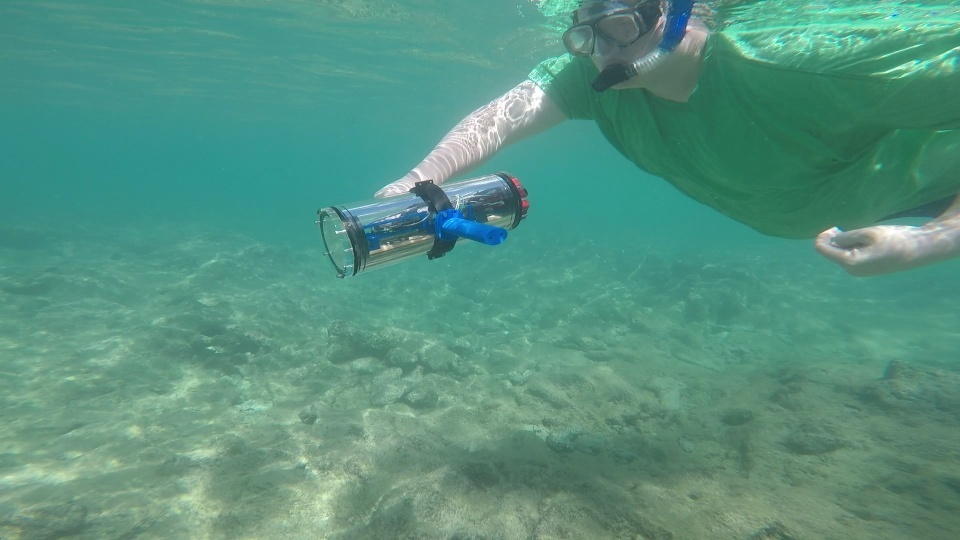
#> input picture Dataset/test/images/d_r_122_.jpg, 960 x 540 px, found by its file name; its folder holds only this picture in this run
$ jupyter execute mask_class_id_check.ipynb
#> lines starting #> are read from the running program, lines starting #| are printed output that depends on the picture
[cell 1]
# --- Cell 1: Imports, Setup Paths, and Select Random Images ---
import os
import cv2
import numpy as np
import matplotlib.pyplot as plt
import random # New import for random selection

# IMPORTANT: Adjust this path to your dataset's root directory
data_root = './Dataset'

# Define the split you want to test (e.g., 'train_val', 'test')
data_split = 'train_val'

image_dir = os.path.join(data_root, data_split, 'images')
mask_dir = os.path.join(data_root, data_split, 'masks')

# Get a list of all image files in the directory
all_image_files = sorted([f for f in os.listdir(image_dir) if f.endswith(('.jpg', '.png', '.jpeg'))])

if not all_image_files:
    print(f"Error: No image files found in {image_dir}. Please check the path and file extensions.")
else:
    # Choose how many random images you want to check
    num_images_to_check = 3 # You can change this number

    # Select random image names
    # Ensure num_images_to_check doesn't exceed the total number of available images
    if num_images_to_check > len(all_image_files):
        num_images_to_check = len(all_image_files)
        print(f"Warning: Reduced num_images_to_check to {num_images_to_check} as there are fewer images available.")

    selected_image_names = random.sample(all_image_files, num_images_to_check)

    print(f"Selected {num_images_to_check} random images for verification:")
    for img_name in selected_image_names:
        print(f"- {img_name}")

# --- Cell 2: Define Class Mappings (from configs/project_settings.py) ---

# The order here defines the integer ID. Background is typically 0.
# SUIM Dataset 8 Classes
# Class ID: (Class Name, RGB_Color_for_Visualization)

CLASS_MAPPING = {
    "Background waterbody": (0, [0, 0, 0]),           # Black (000)
    "Human divers": (1, [0, 0, 255]),                  # Blue (001)
    "Plants/sea-grass": (2, [0, 255, 0]),             # Green (010)
    "Wrecks/ruins": (3, [0, 255, 255]),                # Cyan (011)
    "Robots/instruments": (4, [255, 0, 0]),            # Red (100)
    "Reefs and invertebrates": (5, [255, 0, 255]),     # Magenta (101)
    "Fish and vertebrates": (6, [255, 255, 0]),        # Yellow (110)
    "Sand/sea-floor (& rocks)": (7, [255, 255, 255])   # White (111)
}

# Reverse mapping for quick lookup from ID to name
ID_TO_CLASS = {v[0]: k for k, v in CLASS_MAPPING.items()}

# Mapping from ID to visualization RGB color
ID_TO_COLOR = {v[0]: v[1] for k, v in CLASS_MAPPING.items()}

# Define a default color for unknown/unmapped labels, usually black (background)
UNKNOWN_COLOR = [0, 0, 0]

# --- Pre-process the CLASS_MAPPING for efficient RGB_to_ID lookup ---
# This creates a dictionary mapping (R, G, B) tuples to their corresponding Class IDs (0-7)
RGB_TO_CLASS_ID = {tuple(v[1]): v[0] for v in CLASS_MAPPING.values()}

# Define a default background ID and its color for initialization
DEFAULT_BACKGROUND_ID = 0
DEFAULT_BACKGROUND_RGB = tuple([0, 0, 0])

print("Class mappings loaded successfully.")
print(f"Example RGB_TO_CLASS_ID: {list(RGB_TO_CLASS_ID.items())[0]} and {list(RGB_TO_CLASS_ID.items())[1]}")

# --- Cell 3: Define Visualization Function (to be called for each image) ---

def visualize_mask_as_rgb(mask_id_array, id_to_color_map):
    """
    Converts a single-channel mask of integer class IDs back into a colorful RGB image
    for visualization, using the provided ID-to-Color mapping.
    """
    h, w = mask_id_array.shape
    colored_mask = np.zeros((h, w, 3), dtype=np.uint8)

    for class_id, color_rgb in id_to_color_map.items():
        colored_mask[mask_id_array == class_id] = color_rgb

    return colored_mask,color_rgb

print("Visualization function defined.")

# --- Cell 4: Loop Through Selected Images and Perform Verification ---

if 'selected_image_names' in locals() and selected_image_names:
    for i, img_name in enumerate(selected_image_names):
        print(f"\n--- Processing Image {i+1}/{len(selected_image_names)}: {img_name} ---")

        base_name = os.path.splitext(img_name)[0]
        mask_name = base_name + '.bmp'

        image_path = os.path.join(image_dir, img_name)
        mask_path = os.path.join(mask_dir, mask_name)

        # Load image
        image = cv2.imread(image_path)
#> image is the input picture: shape (540, 960, 3); mean B, G, R 128.1, 146.4, 86
        if image is None:
            print(f"Error: Could not load image: {image_path}. Skipping.")
            continue
        image = cv2.cvtColor(image, cv2.COLOR_BGR2RGB)

        # Load mask as color image
        mask_color = cv2.imread(mask_path, cv2.IMREAD_COLOR)
        if mask_color is None:
            print(f"Error: Could not load mask: {mask_path}. Skipping.")
            continue
        mask_color = cv2.cvtColor(mask_color, cv2.COLOR_BGR2RGB)

        # Check and resize mask if dimensions differ
        if image.shape[:2] != mask_color.shape[:2]:
            print(f"Warning: Image and mask dimensions differ for {img_name}. Resizing mask from {mask_color.shape[:2]} to {image.shape[:2]}")
            mask_color = cv2.resize(mask_color, (image.shape[1], image.shape[0]), interpolation=cv2.INTER_NEAREST)

        # Create remapped mask_id
        mask_id = np.full(mask_color.shape[:2], fill_value=DEFAULT_BACKGROUND_ID, dtype=np.uint8)
        for rgb_color_tuple, class_id_int in RGB_TO_CLASS_ID.items():
            mask_id[np.all(mask_color == np.array(rgb_color_tuple), axis=2)] = class_id_int

        # Print debug info
        print(f"  Remapped Class ID Mask shape: {mask_id.shape}")
        print(f"  Unique pixel values in remapped mask_id (should be 0-7): {np.unique(mask_id)}")
        unique_rgb_colors_in_mask = np.unique(mask_color.reshape(-1, mask_color.shape[2]), axis=0)
        print(f"  Unique RGB colors found in original mask: {unique_rgb_colors_in_mask}")
#> (printed output is left out)

        # Verify if these unique colors are all present in your CLASS_MAPPING
        unmapped_colors = []
        for rgb_val in unique_rgb_colors_in_mask:
            if tuple(rgb_val) not in RGB_TO_CLASS_ID:
                unmapped_colors.append(rgb_val)
#> this loop made 59114 passes
#> rgb_val on passes 1 to 3: [0, 61, 167], [0, 66, 126], [0, 67, 118]
#> after the loop, unmapped_colors = 59113 items
        if unmapped_colors:
            print(f"  Warning: Unmapped RGB colors found in mask: {unmapped_colors}. These pixels will be mapped to default background ({DEFAULT_BACKGROUND_ID}).")
#> (printed output is left out)


        # Convert the remapped mask_id back to a visual RGB mask
        remapped_mask_visual,_ = visualize_mask_as_rgb(mask_id, ID_TO_COLOR)

        # Display side-by-side comparison
        plt.figure(figsize=(18, 6))
        plt.subplot(1, 3, 1)
        plt.imshow(image)
        plt.title(f"Original Image\n{img_name}")
        plt.axis('off')

        plt.subplot(1, 3, 2)
        plt.imshow(mask_color)
        plt.title("Original Color Mask (from file)")
        plt.axis('off')

        plt.subplot(1, 3, 3)
        plt.imshow(remapped_mask_visual)
        plt.title("Remapped Mask (Visualized from IDs)")
        plt.axis('off')

        plt.tight_layout()
        plt.show()
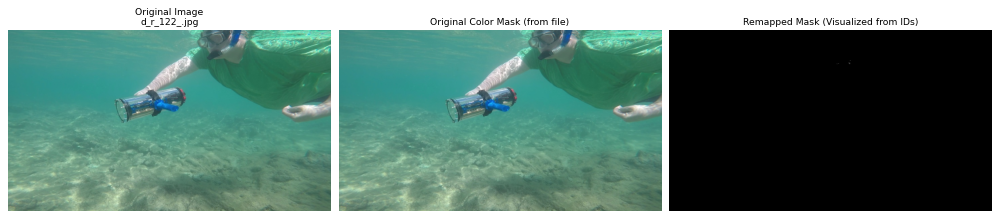
#> figure drawn by matplotlib, 3 panels

    print("\n--- Verification Complete ---")
    print("If the 'Original Color Mask' and 'Remapped Mask (Visualized from IDs)' look identical for all displayed images,")
    print("then your mask loading and remapping logic is correct!")
else:
    print("No images selected or found to perform verification.")


$ run again, on Dataset/test/images/d_r_801_.jpg
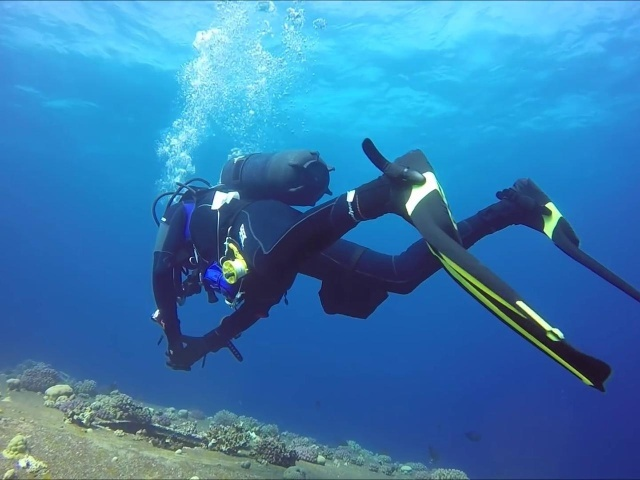
#> input picture Dataset/test/images/d_r_801_.jpg, 640 x 480 px, found by its file name
#> image is the input picture: shape (480, 640, 3); mean B, G, R 176.2, 124, 55.8
#> (printed output is left out)
#> the loop `for rgb_val in unique_rgb_colors_in_mask:` made 72418 passes
#> rgb_val on passes 1 to 3: [0, 14, 127], [0, 15, 133], [0, 20, 23]
#> after the loop `for rgb_val in unique_rgb_colors_in_mask:`: unmapped_colors = 72417 items
#> (printed output is left out)
#> `plt.show()`:
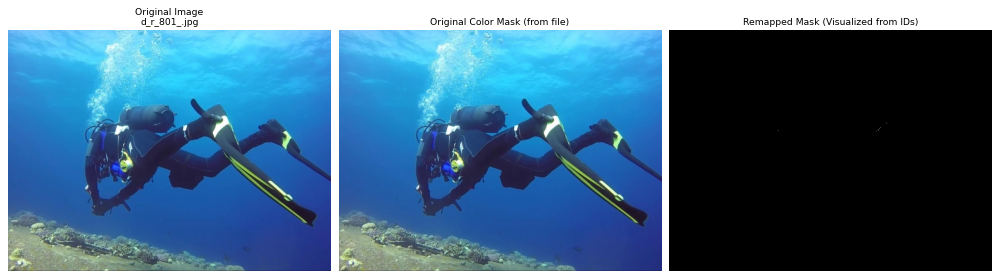
#> figure drawn by matplotlib, 3 panels

$ run again, on Dataset/test/images/d_r_84_.jpg
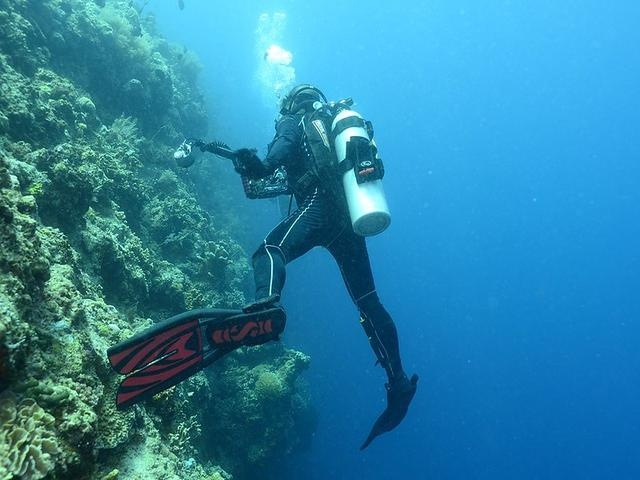
#> input picture Dataset/test/images/d_r_84_.jpg, 640 x 480 px, found by its file name
#> image is the input picture: shape (480, 640, 3); mean B, G, R 167, 133, 44.8
#> (printed output is left out)
#> the loop `for rgb_val in unique_rgb_colors_in_mask:` made 78873 passes
#> rgb_val on passes 1 to 3: [0, 3, 5], [0, 5, 7], [0, 6, 17]
#> after the loop `for rgb_val in unique_rgb_colors_in_mask:`: unmapped_colors = 78873 items
#> (printed output is left out)
#> `plt.show()`:
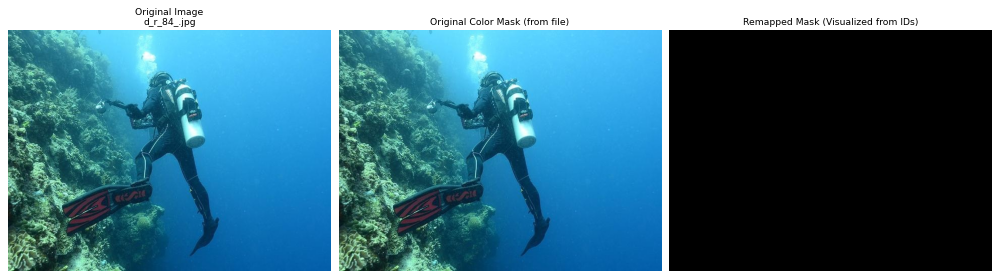
#> figure drawn by matplotlib, 3 panels

$ run again, on Dataset/test/images/f_r_106_.jpg
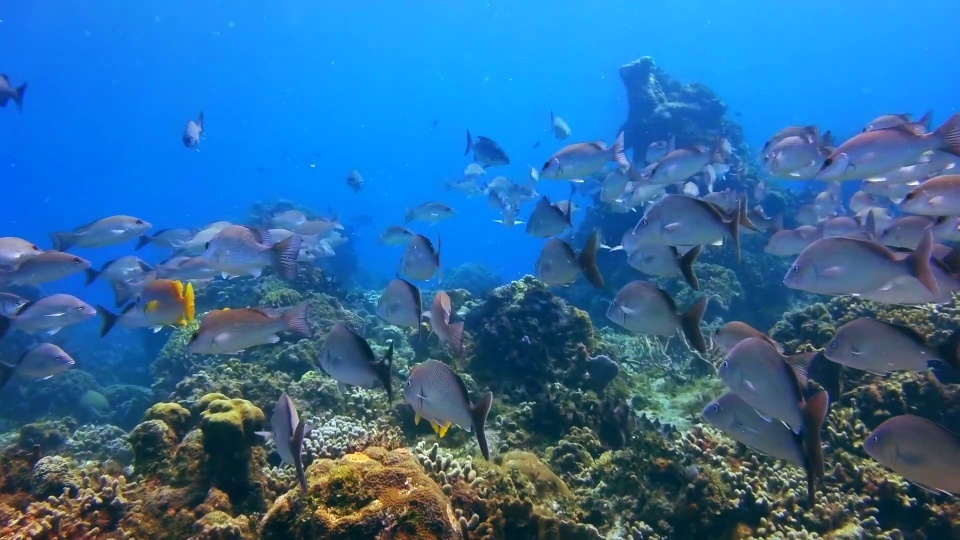
#> input picture Dataset/test/images/f_r_106_.jpg, 960 x 540 px, found by its file name
#> image is the input picture: shape (540, 960, 3); mean B, G, R 159.3, 107.4, 47
#> (printed output is left out)
#> the loop `for rgb_val in unique_rgb_colors_in_mask:` made 166337 passes
#> rgb_val on passes 1 to 3: [0, 18, 28], [0, 19, 28], [0, 20, 29]
#> after the loop `for rgb_val in unique_rgb_colors_in_mask:`: unmapped_colors = 166337 items
#> (printed output is left out)
#> `plt.show()`:
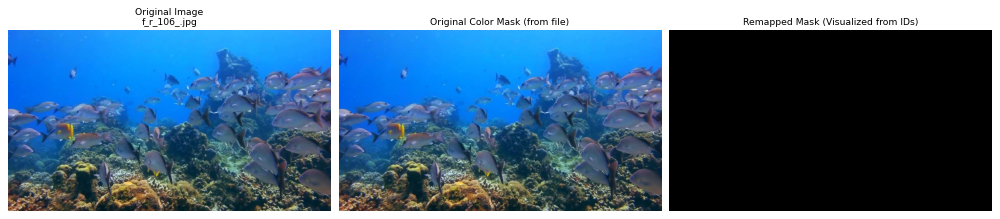
#> figure drawn by matplotlib, 3 panels

$ run again, on Dataset/test/images/d_r_166_.jpg
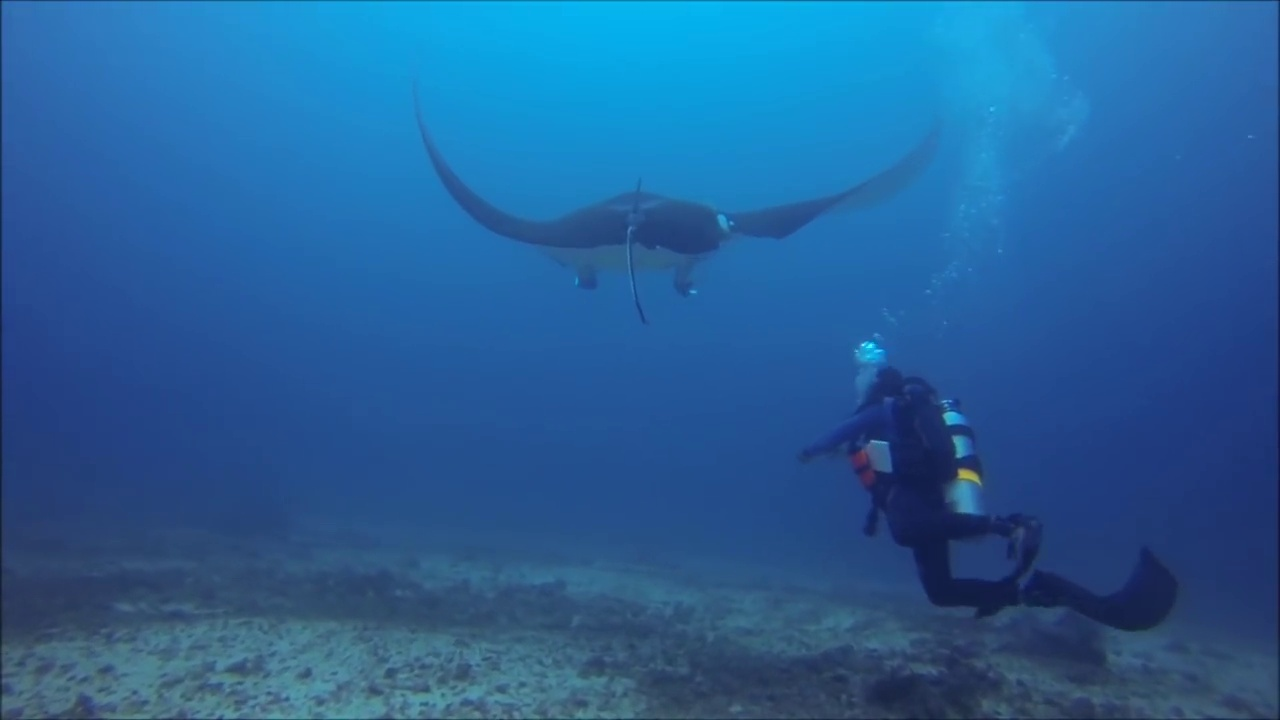
#> input picture Dataset/test/images/d_r_166_.jpg, 1280 x 720 px, found by its file name
#> image is the input picture: shape (720, 1280, 3); mean B, G, R 152.4, 96.1, 37.7
#> (printed output is left out)
#> the loop `for rgb_val in unique_rgb_colors_in_mask:` made 30986 passes
#> rgb_val on passes 1 to 3: [0, 103, 156], [0, 104, 155], [0, 104, 157]
#> after the loop `for rgb_val in unique_rgb_colors_in_mask:`: unmapped_colors = 30986 items
#> (printed output is left out)
#> `plt.show()`:
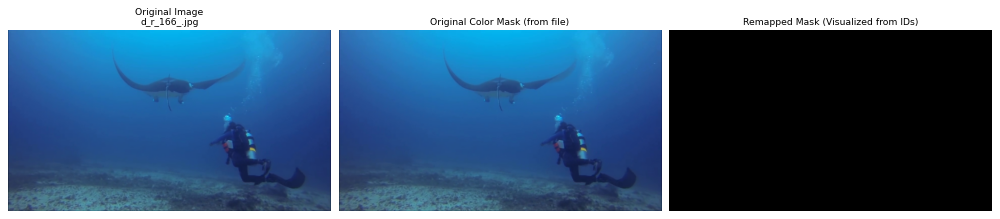
#> figure drawn by matplotlib, 3 panels
